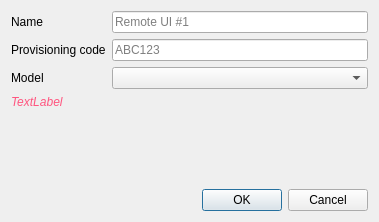
<?xml version="1.0" encoding="UTF-8"?>
<ui version="4.0">
 <class>DialogRemoteUI</class>
 <widget class="QDialog" name="DialogRemoteUI">
  <property name="geometry">
   <rect>
    <x>0</x>
    <y>0</y>
    <width>379</width>
    <height>222</height>
   </rect>
  </property>
  <property name="windowTitle">
   <string>New Remote UI</string>
  </property>
  <layout class="QVBoxLayout" name="verticalLayout">
   <item>
    <layout class="QFormLayout" name="formLayout">
     <item row="1" column="0">
      <widget class="QLabel" name="label">
       <property name="text">
        <string>Provisioning code</string>
       </property>
      </widget>
     </item>
     <item row="1" column="1">
      <widget class="QLineEdit" name="lineEditCode">
       <property name="placeholderText">
        <string>ABC123</string>
       </property>
      </widget>
     </item>
     <item row="2" column="0">
      <widget class="QLabel" name="label_2">
       <property name="text">
        <string>Model</string>
       </property>
      </widget>
     </item>
     <item row="2" column="1">
      <widget class="QComboBox" name="comboBoxType"/>
     </item>
     <item row="0" column="0">
      <widget class="QLabel" name="label_3">
       <property name="text">
        <string>Name</string>
       </property>
      </widget>
     </item>
     <item row="0" column="1">
      <widget class="QLineEdit" name="lineEditName">
       <property name="placeholderText">
        <string>Remote UI #1</string>
       </property>
      </widget>
     </item>
    </layout>
   </item>
   <item>
    <widget class="QLabel" name="labelError">
     <property name="font">
      <font>
       <italic>true</italic>
      </font>
     </property>
     <property name="styleSheet">
      <string notr="true">color: rgb(255, 85, 127);</string>
     </property>
     <property name="text">
      <string>TextLabel</string>
     </property>
    </widget>
   </item>
   <item>
    <spacer name="verticalSpacer">
     <property name="orientation">
      <enum>Qt::Orientation::Vertical</enum>
     </property>
     <property name="sizeHint" stdset="0">
      <size>
       <width>20</width>
       <height>57</height>
      </size>
     </property>
    </spacer>
   </item>
   <item>
    <widget class="QDialogButtonBox" name="buttonBox">
     <property name="orientation">
      <enum>Qt::Orientation::Horizontal</enum>
     </property>
     <property name="standardButtons">
      <set>QDialogButtonBox::StandardButton::Cancel|QDialogButtonBox::StandardButton::Ok</set>
     </property>
    </widget>
   </item>
  </layout>
 </widget>
 <resources/>
 <connections>
  <connection>
   <sender>buttonBox</sender>
   <signal>rejected()</signal>
   <receiver>DialogRemoteUI</receiver>
   <slot>reject()</slot>
   <hints>
    <hint type="sourcelabel">
     <x>295</x>
     <y>209</y>
    </hint>
    <hint type="destinationlabel">
     <x>286</x>
     <y>221</y>
    </hint>
   </hints>
  </connection>
 </connections>
</ui>
